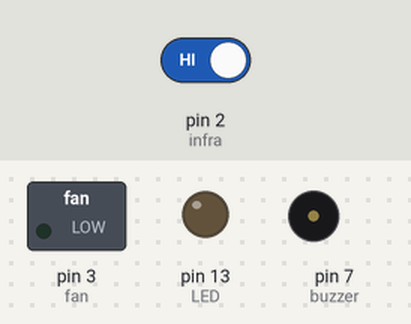
Recording of a sketch running on a simulated Arduino Uno, built with avr-gcc and run on an emulated ATmega328P. On the bench: switched loads named in the sketch (green lamp = pin HIGH), output pins drawn as LEDs (lit = HIGH), buzzer (waves = sounding). The test bench sets the inputs (shaded band); at power-on: pin 2 (infra) HIGH.

Above: at 1.2 s.
1.3 s: pin 2 (infra) driven LOW
At 1.7 s:
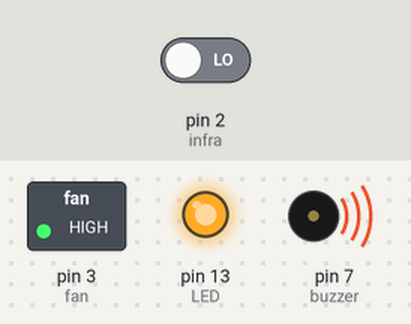
Timing chart, 0 to 10.3 s (numbered marks = the images above; inputs shaded):
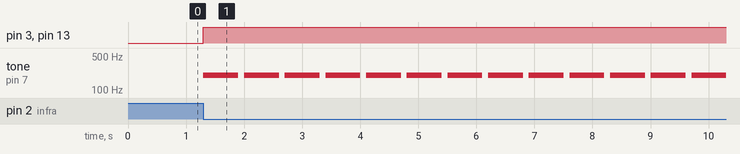

Measured:
- after the input at 1.3 s, pin 3 (fan), pin 13 (LED): LOW → HIGH at once; tone on pin 7 (buzzer): alternates 200 Hz for 0.60 s and silent for 0.10 s, starting at once

The sketch:

Fire_Alarm.ino
```cpp
int fan = 3;
int buzzer = 7;
int infra = 2;

void setup() {
  pinMode(fan, OUTPUT);
  pinMode(buzzer, OUTPUT);
  pinMode(13, OUTPUT);    // -----------> inbuilt LED on 13th pin of arduino uno
  pinMode(infra, INPUT);
  Serial.begin(9600);
}

void loop() {
  if (digitalRead(2) == LOW)
  {
    digitalWrite(13, HIGH);
    for (int i = 0; i < 20; i++)
    {
      analogWrite(fan, 255);
      tone(buzzer, 200);
      delay(30);
    }
    noTone(buzzer);
    delay(100);
  }
  else
  {
    analogWrite(fan, 0);
    digitalWrite(13, LOW);
  }
}
```
